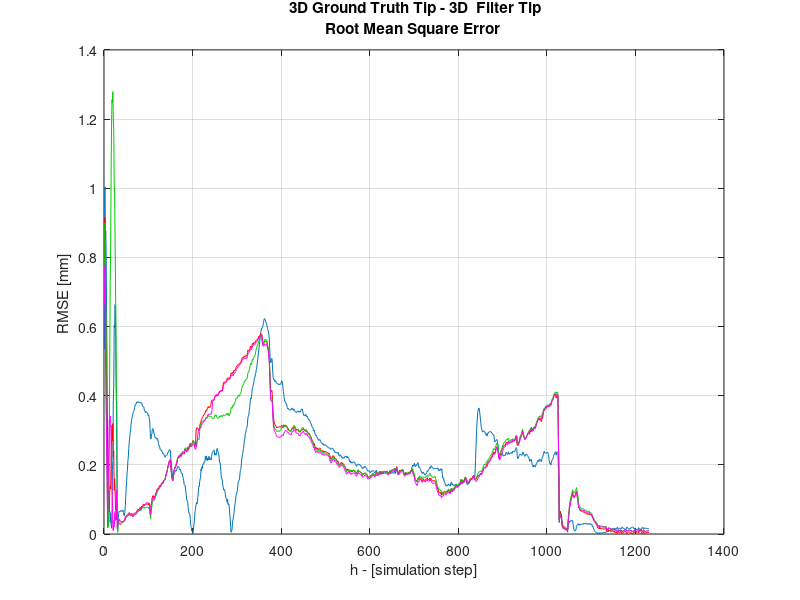
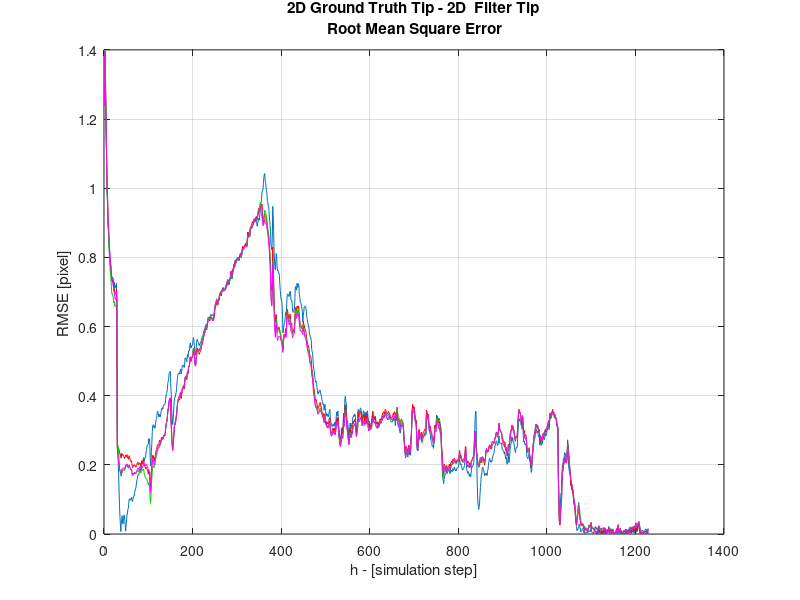
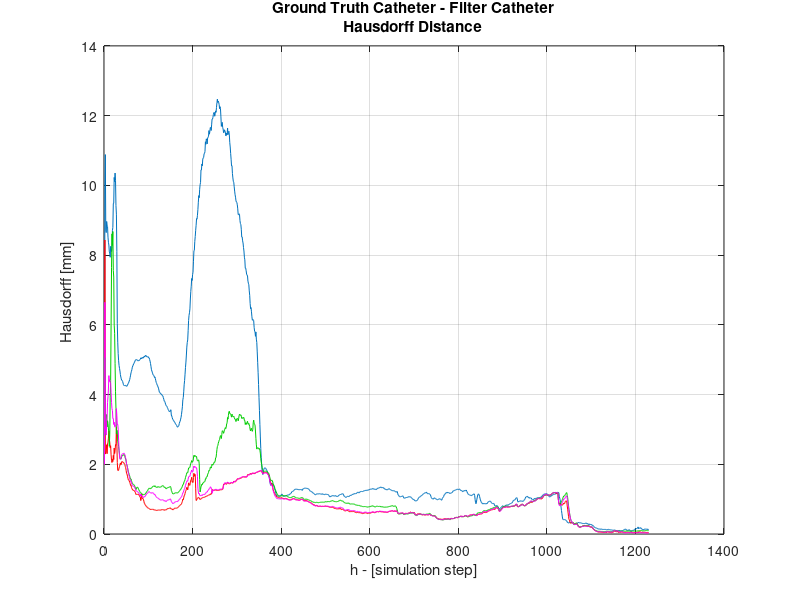
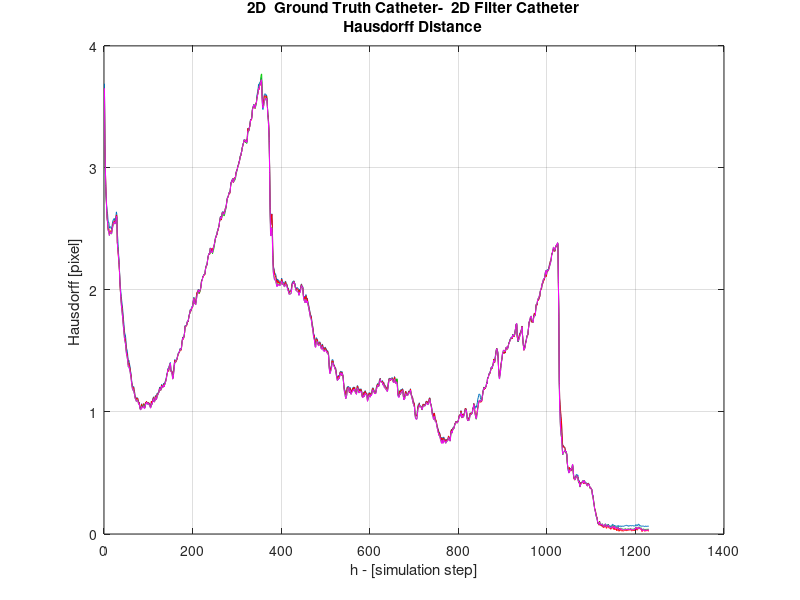

Source code (MATLAB) for these figures, in order:
%%PLOT TIP TOP_RMSE 
% load('TOP_RMSE2d_0.mat','TOP_RMSE2d_0')
clear all
close all 
clc

load TOP_RMSE2d_0.mat
load TOP_RMSE2d_1.mat   
load TOP_RMSE2d_2.mat
load TOP_RMSE2d_3.mat

load TOP_RMSE_0.mat
load TOP_RMSE_1.mat
load TOP_RMSE_2.mat
load TOP_RMSE_3.mat

load TOP_hd_0.mat
load TOP_hd_1.mat
load TOP_hd_2.mat
load TOP_hd_3.mat

load TOP_hd2d_0.mat 
load TOP_hd2d_1.mat 
load TOP_hd2d_2.mat 
load TOP_hd2d_3.mat 

figure(5)
plot(TOP_RMSE_0*1000)
hold on
plot(TOP_RMSE_1*1000, 'Color',[1 0 0])
hold on
plot(TOP_RMSE_2*1000, 'Color',[0 0.8 0])
hold on
plot(TOP_RMSE_3*1000, 'Color',[1 0 1])
grid on
xlabel('h - [simulation step]') % x-axis label
ylabel('RMSE [mm] ') % y-axis label
title( {' 3D Ground Truth Tip - 3D  Filter Tip';'Root Mean Square Error'  }) ;

figure(6)
plot(TOP_RMSE2d_0)
hold on
plot(TOP_RMSE2d_1, 'Color',[1 0 0]) 
hold on
plot(TOP_RMSE2d_2, 'Color',[0 0.8 0])
hold on
plot(TOP_RMSE2d_3, 'Color',[1 0 1])
grid on
xlabel('h - [simulation step]') % x-axis label
ylabel('RMSE [pixel] ') % y-axis label
title( {'2D Ground Truth Tip - 2D  Filter Tip'; ' Root Mean Square Error' }) ;


figure(7)
plot(TOP_hd_0*1000)
hold on
plot(TOP_hd_1*1000, 'Color',[1 0 0])
hold on
plot(TOP_hd_2*1000, 'Color',[0 0.8 0])
hold on
plot(TOP_hd_3*1000, 'Color',[1 0 1])
grid on
xlabel('h - [simulation step]') % x-axis label
ylabel('Hausdorff [mm] ') % y-axis label
title( {'Ground Truth Catheter - Filter Catheter';'Hausdorff Distance'  }) ;

figure(8)
plot(TOP_hd2d_0)
hold on
plot(TOP_hd2d_1, 'Color',[1 0 0])
hold on
plot(TOP_hd2d_2, 'Color',[0 0.8 0])
hold on
plot(TOP_hd2d_3, 'Color',[1 0 1])
grid on
xlabel('h - [simulation step]') % x-axis label
ylabel('Hausdorff [pixel] ') % y-axis label
title( {'2D  Ground Truth Catheter-  2D Filter Catheter';'Hausdorff Distance' }) ;
